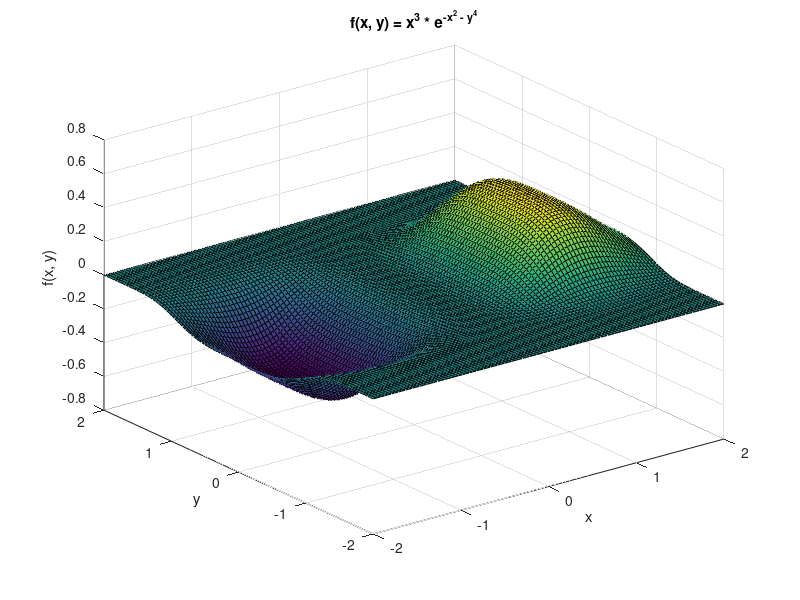

Reproduce this figure in MATLAB.
% Define the function
f = @(x, y) x.^3 .* exp(-x.^2 - y.^4);

% Define the range for x and y
x = linspace(-2, 2, 100); % Adjust the range as needed
y = linspace(-2, 2, 100); % Adjust the range as needed

% Create a grid of x and y values
[X, Y] = meshgrid(x, y);

% Calculate the function values for each pair of x and y
Z = f(X, Y);

% Create a surface plot
figure;
surf(X, Y, Z);
title('f(x, y) = x^3 * e^{-x^2 - y^4}');
xlabel('x');
ylabel('y');
zlabel('f(x, y)');
